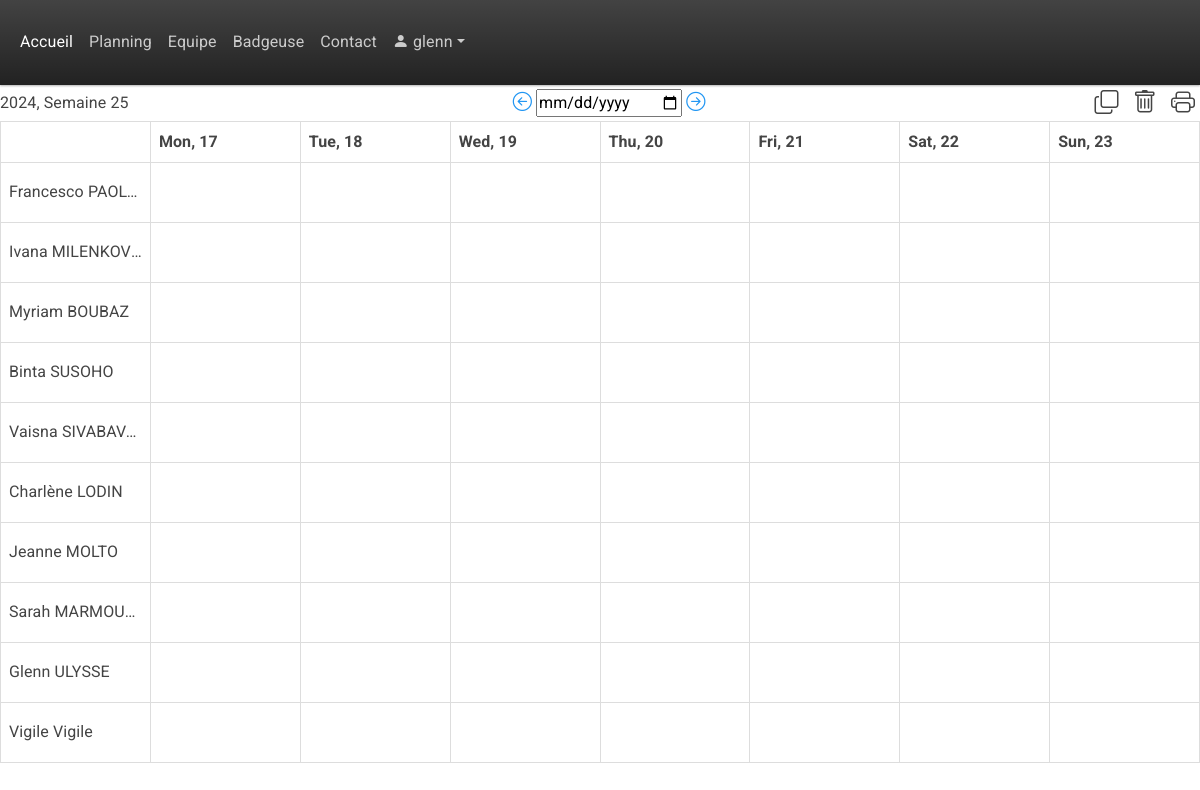
Screenshot of /planning/2024/25/ (signed in) with the database file from the repository.
### base/models.py (models this page shows, shortened)
class CustomUser(AbstractUser):
    entreprise = models.ForeignKey(Entreprise, on_delete=models.CASCADE, null=True, blank=True)

class Employe(models.Model):
    Poste = models.ForeignKey(Poste, on_delete=models.SET_NULL, null=True)
    EntrepriseRattachée = models.ForeignKey(Entreprise, on_delete=models.SET_NULL, null=True)
    name = models.CharField(max_length=200, default="Nom")
    firstname = models.CharField(max_length=200, default="Prénom")
    e_mail = models.CharField(max_length=200, default="default@example.com")
    phone_number = models.CharField(max_length=12, default="0634567890")
    employee_CodePin = models.CharField(max_length=4, unique=True, blank=True, null=True)
    updated = models.DateTimeField(auto_now=True)
    created = models.DateTimeField(auto_now_add=True)

### base/views.py (the view)
# urls.py: path('planning/', views.planning, name='planning'),  # Without parameters
def planning(request, year=None, week=None):
    if request.user.is_authenticated:
        user_entreprise = request.user.entreprise
        if user_entreprise is None:
            return HttpResponse("L'administrateur doit vous assigner une entreprise")
        else:
            pass #Normal behaviour, the page is displayed
    else:
        return HttpResponse("Vous devez vous connecter pour accèder à cette page")
    if not year or not week:
        today = datetime.now()
        year, week, _ = today.isocalendar()
    start_date = datetime.fromisocalendar(int(year), int(week), 1)
    end_date = start_date + timedelta(days=6)
    prev_week = int(week) - 1 if int(week) > 1 else 52
    prev_year = int(year) - 1 if int(week) == 1 else int(year)
    next_week = int(week) + 1 if int(week) < 52 else 1
    next_year = int(year) + 1 if int(week) == 52 else int(year)
    days = [start_date + timedelta(days=i) for i in range(7)]
    tasks = [
        {'date': start_date + timedelta(days=i), 'tasks': [{'date': start_date + timedelta(days=i), 'task': f'Task {i+1}'}]}
        for i in range(7)
    ]
    employe = Employe.objects.filter(EntrepriseRattachée=user_entreprise)
    teamPlanning = None
    if request.method == 'POST':
        if "action" in request.POST:#This, if true, sends to the "Add, edit, delete, add absence single shift route"
            form = ModifyPlanningForm(request.POST, instance=teamPlanning)
            print(form)
            if form.is_valid():
                if form.cleaned_data['action'] == "EditShift":
                    print('editshift path')
                    if 'actionButton' in request.POST:
                        actionButton = request.POST['actionButton']
                        if actionButton == 'edit':
                            print("edit")
                            myid = form.cleaned_data['shift_Id']
                            team_planning_instance = get_object_or_404(TeamPlanning, pk=myid)
                            team_planning_instance.date = form.cleaned_data['date']
                            team_planning_instance.Poste = form.cleaned_data['Poste']
                            team_planning_instance.Heurededébut = form.cleaned_data['Heurededébut']
                            team_planning_instance.heuredefin = form.cleaned_data['heuredefin']
                            team_planning_instance.duréepause = form.cleaned_data['duréepause']#duree_pause_timedelta
                            team_planning_instance.note = form.cleaned_data['note']
                            team_planning_instance.save()
                        elif actionButton == 'delete':
                            print("delete")
                            myid = form.cleaned_data['shift_Id']
                            team_planning_instance = get_object_or_404(TeamPlanning, pk=myid)
                            team_planning_instance.delete()
                elif form.cleaned_data['action'] == "AddShift":
                    team_planning_instance = form.save(commit=False) #create a TeamPlanning instance without immediately saving it to the database.
                    team_planning_instance.date = form.cleaned_data['date']
                    team_planning_instance.Heurededébut = form.cleaned_data['Heurededébut']
                    team_planning_instance.heuredefin = form.cleaned_data['heuredefin']
                    team_planning_instance.duréepause = form.cleaned_data['duréepause']#duree_pause_timedelta
                    team_planning_instance.note = form.cleaned_data['note']
                    team_planning_instance.save()
                return redirect('planning')  # Redirect to the desired page
            else:
                print("form is not valid : ")
                print(form.errors)
        else : #add an if later, this will be the multiple shifts copy/delete route
            print(request.POST)
            action = request.POST.get('actionButton')
            if action == 'ValidateCopyMultipleShifts':
                selectionform = SelectionForm(request.POST)
                print("xxxxxxxxxxxxxxxxxxxxxxx ITS HERE COPYMULTIPLE xxxxxxxxxxxxxxxxxxxxxxxx")
                print(selectionform)
                ProcessMultipleShifts(selectionform.cleaned_data['employees'],
                                          selectionform.cleaned_data['weeks'], selectionform.cleaned_data['days'], week, action)
            elif action == 'ValidateDeleteMultipleShifts':
                selectionform = SelectionForm(request.POST)
                print("xxxxxxxxxxxxxxxxxxxxxxx ITS HERE DELETEMULTIPLE xxxxxxxxxxxxxxxxxxxxxxxx")
                print(selectionform)
                ProcessMultipleShifts(selectionform.cleaned_data['employees'],
                                          selectionform.cleaned_data['weeks'], selectionform.cleaned_data['days'], week, action)
            return redirect('planning')  # Redirect to the desired page
    else: #following else code gets executed when user clicks on "Planning" on their browser
        form = ModifyPlanningForm(instance=teamPlanning)  # Pass employe_id here
        selectionform = SelectionForm()
    shifts_by_emp_and_day = {}
    for emp in employe:
        shifts_by_day = {}
        for day in days:
            shifts = emp.teamplanning_set.filter(date=day)
            if not shifts.exists():
                continue
            shifts_by_day[day] = shifts
            print(shifts)
        shifts_by_emp_and_day[emp.id] = shifts_by_day
    weeks = Week.objects.all()
    context = {
        'days': days,
        'tasks': tasks,
        'start_date': start_date,
        'end_date': end_date,
        'prev_week': prev_week,
        'prev_year': prev_year,
        'next_week': next_week,
        'next_year': next_year,
        'employe' : employe,
        'form' : form,
        'shifts_by_emp_and_day': shifts_by_emp_and_day,
        'weeks': weeks,
        'selectionform' : selectionform,
    }
    return render(request, 'base/planning.html', context)

### base/forms.py
class SelectionForm(forms.Form):
    employees = forms.CharField(widget=forms.HiddenInput(), required=False)
    weeks = forms.CharField(widget=forms.HiddenInput(), required=False)
    days = forms.CharField(widget=forms.HiddenInput(), required=False)

### base/models.py (called while the page is built)
    def __str__(self) -> str:
        return self.name

### base/templatetags/form_tags.py (called while the page is built)
@register.filter(name='add_class')
def add_class(field, css):
    return field.as_widget(attrs={"class":css})

### base/templates/base/planning.html (shortened to what this page needs)
{% extends 'main.html' %}
{% load form_tags %}
{% load static %}
{% block content %}
{% if user.is_authenticated %}
{% if perms.members.custom_permission %}
<div style="display: flex; justify-content: space-between; align-items: center;">
    {{ start_date|date:'Y' }}, Semaine {{ start_date|date:'W' }}
    <div>
        <a class="bi bi-arrow-left-circle" style="font-size: 1.2em;" href="{% url 'planning_with_params' year=prev_year week=prev_week %}"></a>
        <input type="date" id="datePicker" name="date">
        <a class="bi bi-arrow-right-circle" style="font-size: 1.2em;" href="{% url 'planning_with_params' year=next_year week=next_week %}"></a>
    </div>
    <div>
        <i class="bi bi-copy icon-overlay" style="font-size: 1.5em; padding-right: 5px; padding-left: 5px;" title="Copier des shifts" onclick = "CopyShifts()"></i>
        <i class="bi bi-trash icon-overlay" style="font-size: 1.5em; padding-right: 5px; padding-left: 5px;" title="Supprimer des shifts" onclick = "DeleteShifts()"></i>
        <i class="bi bi-printer icon-overlay" style="font-size: 1.5em; padding-right: 5px; padding-left: 5px;" title="Imprimer le planning" onclick="printTable()"></i>
    </div>
</div>
<table class = "my-table", border="1" id = "table1">
    <thead>
        <tr>
            <th></th>
            {% for day in days %}
                <th>{{ day|date:'D, d' }}</th>
            {% endfor %}
        </tr>
    </thead>
    <tbody>
        {% for emp in employe %}
            <tr>
                <td style = "font-size: 16px;">{{ emp.firstname }} {{ emp.name }}</td>
                {% for day in days %}
                                <td onclick="openModal(this, '{{ emp.id }}', '{{ emp.name }}', '{{ emp.firstname }}', '{{ day|date:'Y-m-d' }}')">
                                </td>
                {% endfor %}
            </tr>
        {% endfor %}
    </tbody>
</table>
{% else %}
  <p>The user does not have the permission.</p>
{% endif %}
{% else %}
<h1>Veuillez vous connecter pour accéder à cette page web</h1>
<a href="{% url 'login' %}">Se connecter</a>
{% endif %}
{% endblock %}

### templates/navbar.html (shortened to what this page needs)
{% load static %}
<header>
<nav class="navbar navbar-expand-lg bg-dark" data-bs-theme="dark">
  <div class="container-fluid">
    <div class="collapse navbar-collapse" id="navbarColor02">
      <ul class="navbar-nav me-auto">
        <li class="nav-item">
          <a class="nav-link active" href="{% url 'home' %}">Accueil
          </a>
        </li>
        <li class="nav-item">
          <a class="nav-link" href="{% url 'planning' %}">Planning</a>
        </li>
        <li class="nav-item">
          <a class="nav-link" href="{% url 'team_members_page' %}">Equipe</a>
        </li>
        <li class="nav-item">
          <a class="nav-link" href="#">Badgeuse</a>
        </li>
        <li class="nav-item">
          <a class="nav-link" href="{% url 'contact' %}">Contact</a>
        </li>
        <li class="nav-item dropdown">
          {% if user.is_authenticated %}
          <a class="nav-link dropdown-toggle" data-bs-toggle="dropdown" href="#" role="button" aria-haspopup="true" aria-expanded="false"><i class="bi bi-person-fill"></i>  {{ user.username }}</a>
          {% else %}
          <a class="nav-link dropdown-toggle" data-bs-toggle="dropdown" href="#" role="button" aria-haspopup="true" aria-expanded="false">Utilisateur</a>
          {% endif %}
        </li>
      </ul>
    </div>
  </div>
</nav>
</header>

### templates/main.html (style rules this page uses)
.my-table { width: 100%; table-layout: fixed; }
.my-table td { width: 100px; height: 60px; overflow: hidden; text-overflow: ellipsis; white-space: nowrap; font-size: 12px; }
.my-table th { font-size: 16px; }
table { border-collapse: collapse; width: 100%; }
th, td { font-size: 12px; border: 1px solid #ddd; padding: 8px; text-align: left; }

### rows the page displays
CustomUser: username "glenn"
Employe: firstname "Francesco", name "PAOL…"
Employe: firstname "Ivana", name "MILENKOV…"
Employe: firstname "Myriam", name "BOUBAZ"
Employe: firstname "Binta", name "SUSOHO"
Employe: firstname "Vaisna", name "SIVABAV…"
Employe: firstname "Charlène", name "LODIN"
Employe: firstname "Jeanne", name "MOLTO"
Employe: firstname "Sarah", name "MARMOU…"
Employe: firstname "Glenn", name "ULYSSE"
Employe: firstname "Vigile", name "Vigile"

### other values shown
{{ start_date|date:'Y' }} "2024"
{{ start_date|date:'W' }} "25"
{{ day|date:'D, d' }} "Mon, 17" "Tue, 18" "Wed, 19" "Thu, 20" "Fri, 21" "Sat, 22" "Sun, 23"
